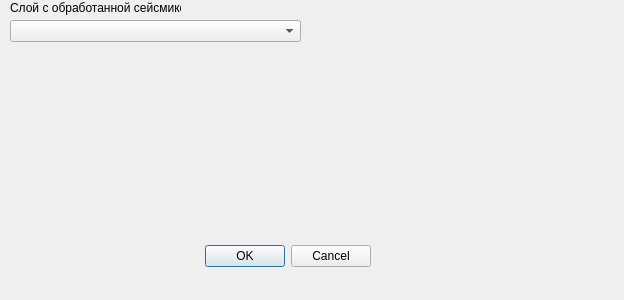
<?xml version="1.0" encoding="UTF-8"?>
<ui version="4.0">
 <class>GeoDMDialogBase</class>
 <widget class="QDialog" name="GeoDMDialogBase">
  <property name="geometry">
   <rect>
    <x>0</x>
    <y>0</y>
    <width>624</width>
    <height>300</height>
   </rect>
  </property>
  <property name="windowTitle">
   <string>Geophysical Data Management</string>
  </property>
  <widget class="QDialogButtonBox" name="button_box">
   <property name="geometry">
    <rect>
     <x>30</x>
     <y>240</y>
     <width>341</width>
     <height>32</height>
    </rect>
   </property>
   <property name="orientation">
    <enum>Qt::Horizontal</enum>
   </property>
   <property name="standardButtons">
    <set>QDialogButtonBox::Cancel|QDialogButtonBox::Ok</set>
   </property>
  </widget>
  <widget class="QLabel" name="label">
   <property name="geometry">
    <rect>
     <x>10</x>
     <y>0</y>
     <width>171</width>
     <height>16</height>
    </rect>
   </property>
   <property name="text">
    <string>Слой с обработанной сейсмикой:</string>
   </property>
  </widget>
  <widget class="QComboBox" name="comboBox">
   <property name="geometry">
    <rect>
     <x>10</x>
     <y>20</y>
     <width>291</width>
     <height>22</height>
    </rect>
   </property>
  </widget>
 </widget>
 <resources/>
 <connections>
  <connection>
   <sender>button_box</sender>
   <signal>accepted()</signal>
   <receiver>GeoDMDialogBase</receiver>
   <slot>accept()</slot>
   <hints>
    <hint type="sourcelabel">
     <x>20</x>
     <y>20</y>
    </hint>
    <hint type="destinationlabel">
     <x>20</x>
     <y>20</y>
    </hint>
   </hints>
  </connection>
  <connection>
   <sender>button_box</sender>
   <signal>rejected()</signal>
   <receiver>GeoDMDialogBase</receiver>
   <slot>reject()</slot>
   <hints>
    <hint type="sourcelabel">
     <x>20</x>
     <y>20</y>
    </hint>
    <hint type="destinationlabel">
     <x>20</x>
     <y>20</y>
    </hint>
   </hints>
  </connection>
 </connections>
</ui>
